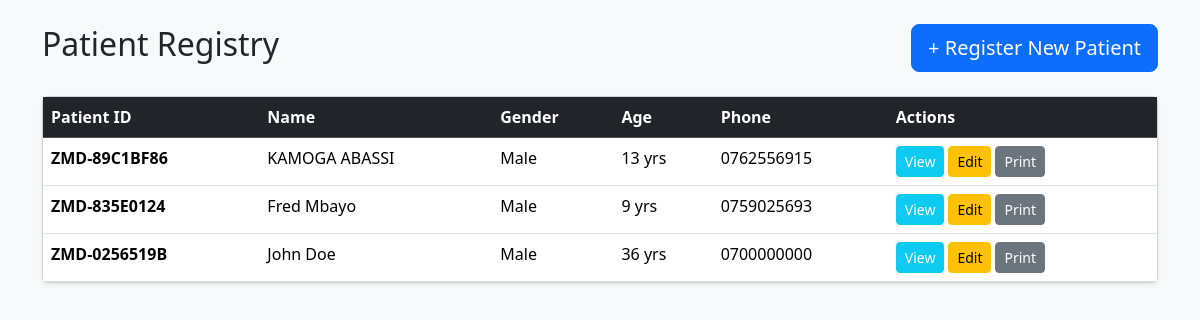
Before: /patients/ (signed in) with the older database file.
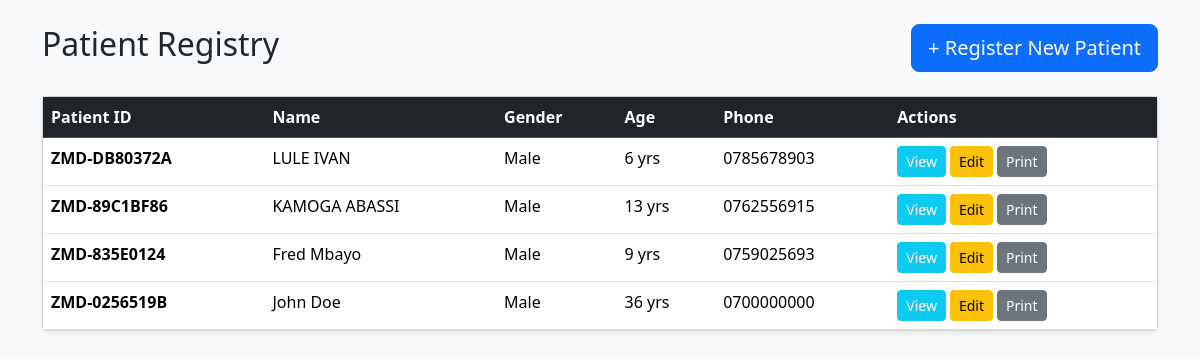
After: the same page with the newer database file.
### patients/models.py (models this page shows, shortened)
class Patient(models.Model):
    class Gender(models.TextChoices):
        MALE = 'M', 'Male'
        FEMALE = 'F', 'Female'
        OTHER = 'O', 'Other'
    patient_id = models.CharField(max_length=20, unique=True, editable=False)
    first_name = models.CharField(max_length=100)
    last_name = models.CharField(max_length=100)
    date_of_birth = models.DateField()
    gender = models.CharField(max_length=1, choices=Gender.choices)
    phone = models.CharField(max_length=20)
    email = models.EmailField(blank=True)
    address = models.TextField(blank=True)
    national_id = models.CharField(max_length=50, blank=True)
    created_at = models.DateTimeField(auto_now_add=True)
    created_by = models.ForeignKey(User, on_delete=models.SET_NULL, null=True)
    @property
    def full_name(self):
        return f"{self.first_name} {self.last_name}"
    @property
    def age(self):
        from datetime import date
        today = date.today()
        return today.year - self.date_of_birth.year - (
            (today.month, today.day) < (self.date_of_birth.month, self.date_of_birth.day)
        )

### patients/views.py (the view, shortened to what this page needs)
# urls.py: path('', views.patient_list, name='list'),
@login_required
def patient_list(request):
    patients = Patient.objects.all().order_by('-created_at')
    edit_id = request.GET.get('edit_id')
    if edit_id:
        patient = get_object_or_404(Patient, id=edit_id)
        form = PatientRegistrationForm(instance=patient)
    else:
        patient = None
        form = PatientRegistrationForm()
    return render(request, 'patients/list.html', {'patients': patients, 'form': form, 'patient': patient})

### laboratory/models.py (called while the page is built)
    def __str__(self):
        return f"{self.code} - {self.name}"

### templates/patients/list.html (shortened to what this page needs)
<!DOCTYPE html>
<html>
<head>
  <link href="https://cdn.jsdelivr.net/npm/bootstrap@5.3.3/dist/css/bootstrap.min.css" rel="stylesheet">
</head>
<body class="bg-light p-4">
  <div class="container">
    <div class="d-flex justify-content-between align-items-center mb-4">
      <h2>Patient Registry</h2>
      <button type="button" class="btn btn-primary btn-lg" data-bs-toggle="modal" data-bs-target="#patientModal">
        + Register New Patient
      </button>
    </div>
    <div class="card shadow-sm">
      <table class="table table-hover mb-0">
        <thead class="table-dark">
          <tr>
            <th>Patient ID</th>
            <th>Name</th>
            <th>Gender</th>
            <th>Age</th>
            <th>Phone</th>
            <th>Actions</th>
          </tr>
        </thead>
        <tbody>
          {% for p in patients %}
          <tr>
            <td><strong>{{ p.patient_id }}</strong></td>
            <td>{{ p.full_name }}</td>
            <td>{{ p.get_gender_display }}</td>
            <td>{{ p.age }} yrs</td>
            <td>{{ p.phone }}</td>
            <td>
              <div class="d-flex gap-1">
                <a href="{% url 'patients:detail' p.id %}" class="btn btn-sm btn-info text-white">View</a>
                <a href="?edit_id={{ p.id }}" class="btn btn-sm btn-warning">Edit</a>
                <a href="{% url 'patients:detail' p.id %}?print=true" target="_blank" class="btn btn-sm btn-secondary">Print</a>
              </div>
            </td>
          </tr>
          {% empty %}
          <tr><td colspan="6" class="text-center py-4">No patients registered yet.</td></tr>
          {% endfor %}
        </tbody>
      </table>
    </div>
  </div>
</body>
</html>

Changed rows visible on the page:
added Patient: patient_id "ZMD-DB80372A", full_name "LULE IVAN", gender "Male", age "6", phone "0785678903"
